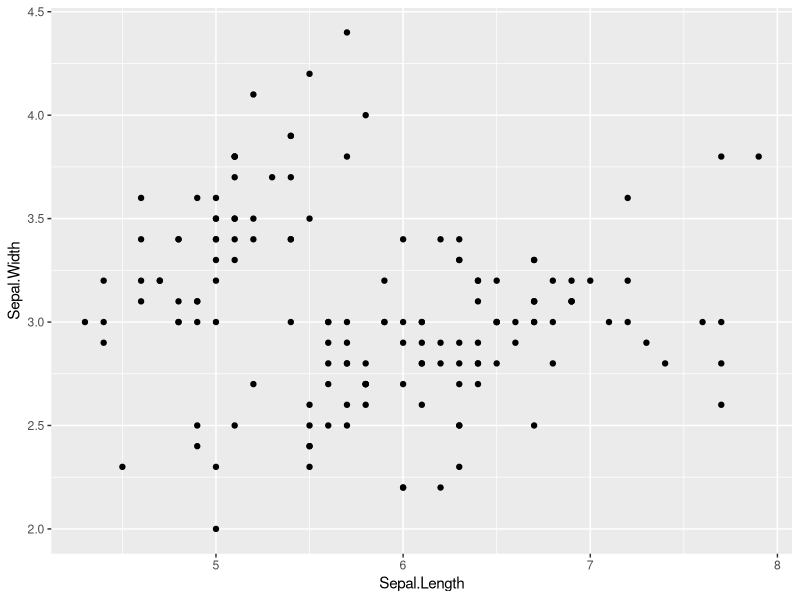
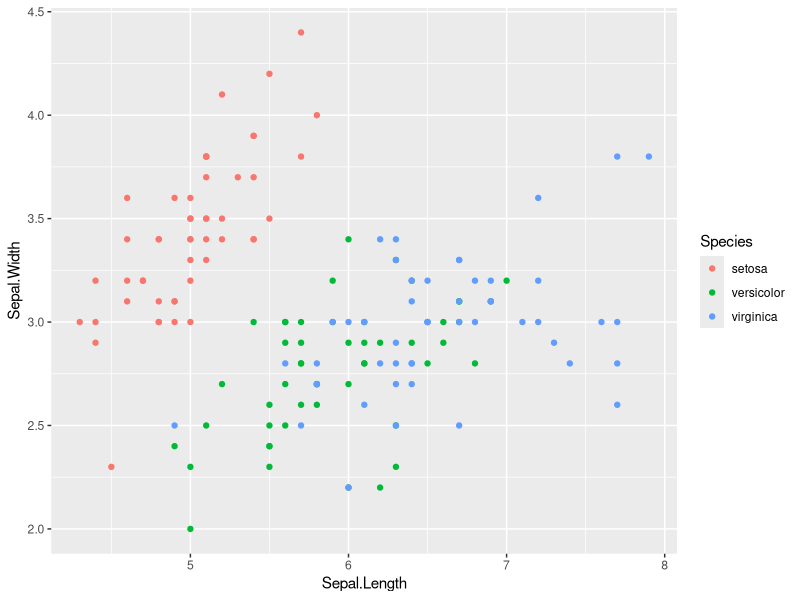
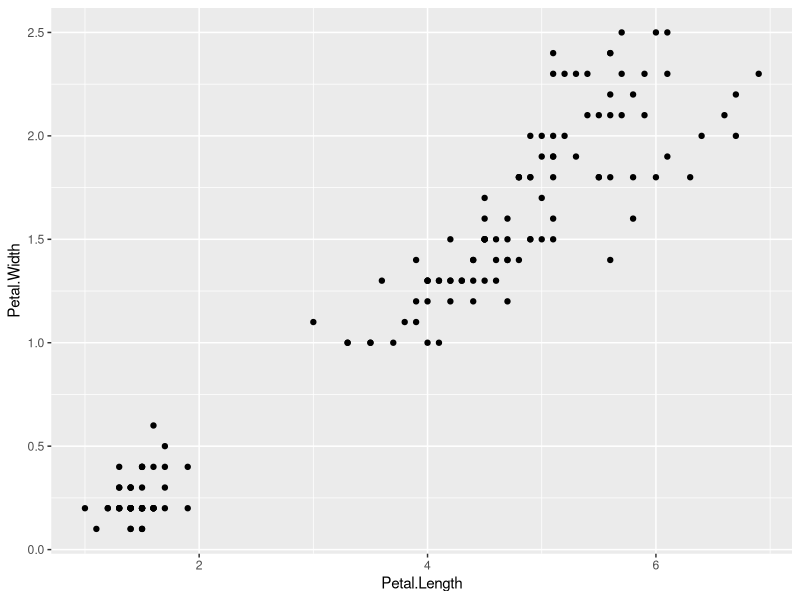
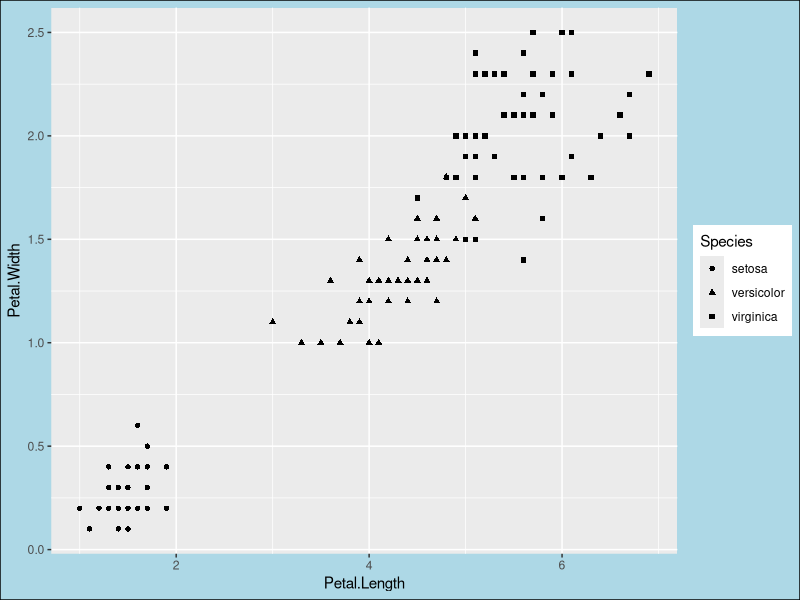
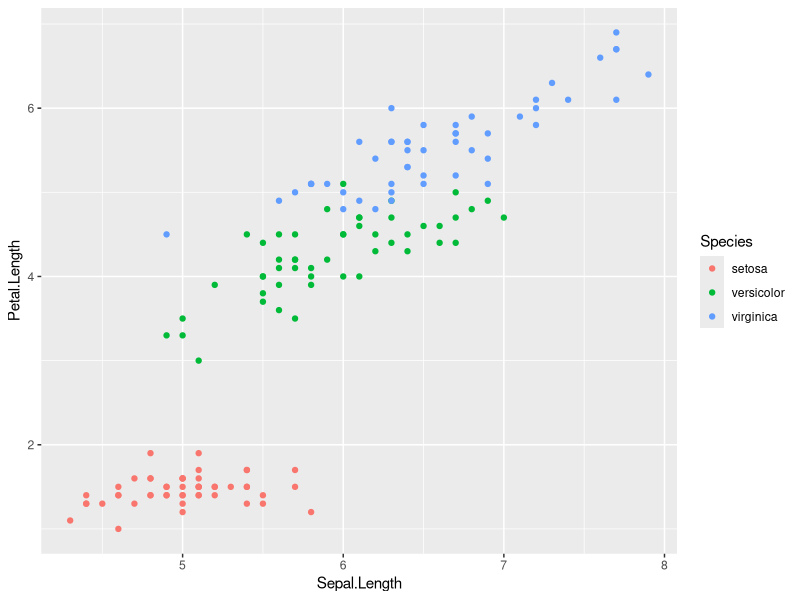
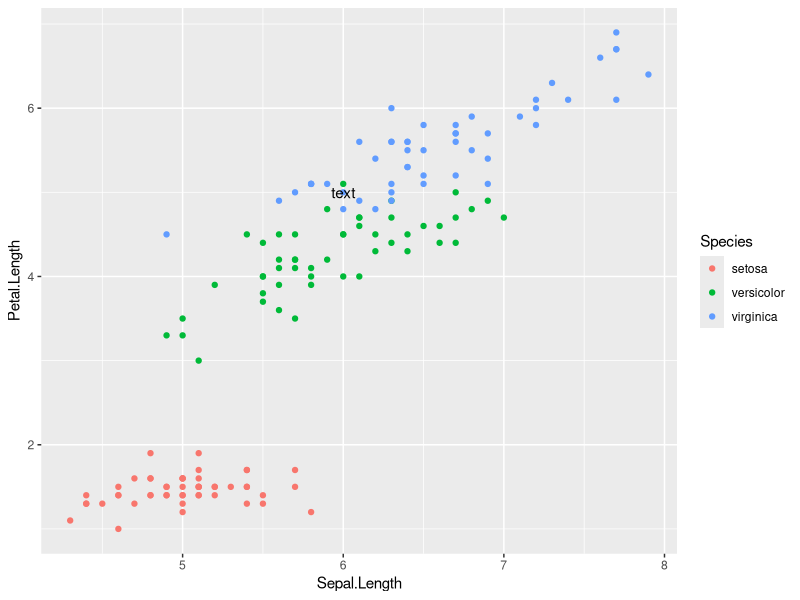
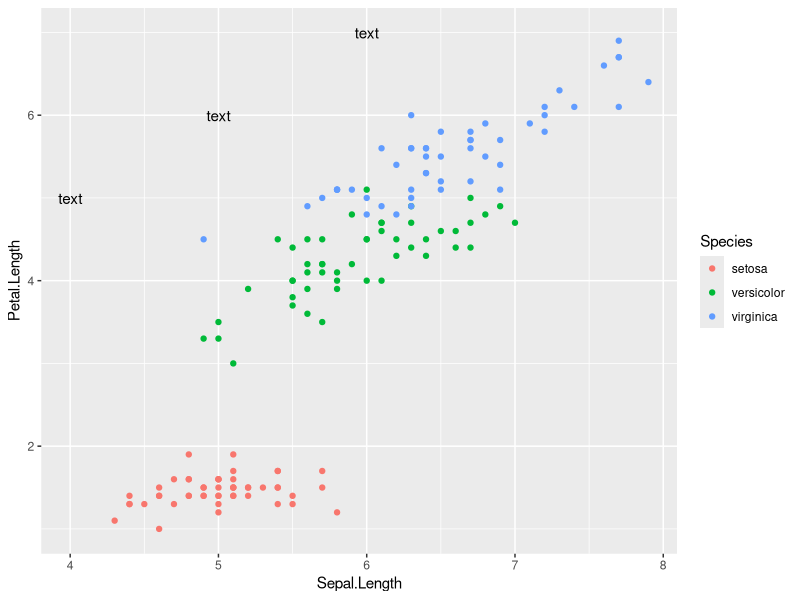
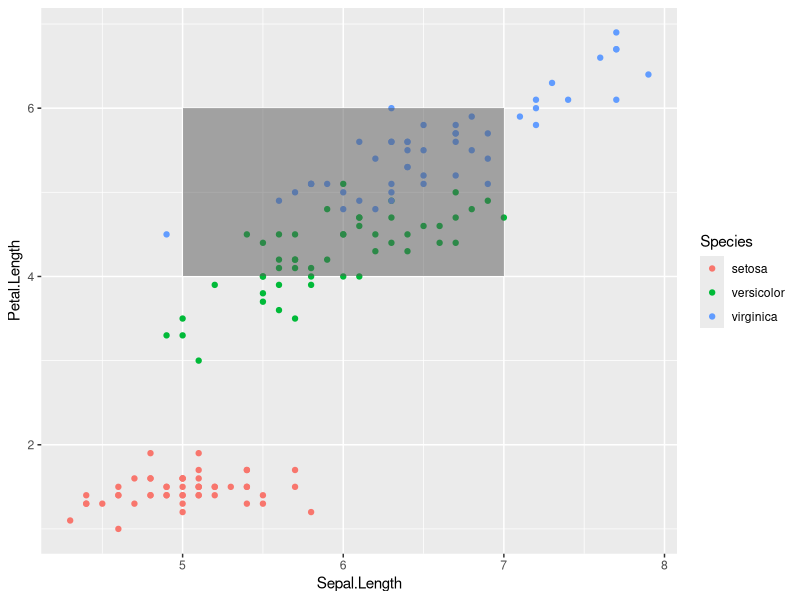

R code for these plots, in order: (Note: this script raises an error after producing the figures.)
## ---- chunk 1
knitr::opts_chunk$set(echo = TRUE)
## ---- chunk 2
# Loading data
data(iris)
newdata <- iris
str(newdata)
## ---- chunk 3
# Loading package
library(ggplot2)

# Creating a satterplot for two variables 'Sepal.Length' and 'Sepal.Width'
# Write your anwser here
ggplot(data = newdata, mapping = aes(x = Sepal.Length, y = Sepal.Width)) + geom_point()
## ---- chunk 4
# Adding another variable 'Species' and indicate 'Species' using color 
# Write your anwser here
ggplot(data = newdata, mapping = aes(x = Sepal.Length, y = Sepal.Width, col = Species)) + geom_point()
## ---- chunk 5
# Creating a satterplot for two variables 'Petal.Length' and 'Petal.Width'
# Write your answer here
ggplot(data = newdata, mapping = aes(x = Petal.Length, y = Petal.Width)) + geom_point()
## ---- chunk 6
# Adding another variable 'Species' and indicate 'Species' using color 
# Write your answer here
ggplot(data = newdata, mapping = aes(x = Petal.Length, y = Petal.Width, shape = Species)) + geom_point() + theme(plot.background = element_rect(fill = "lightblue", colour = "black"))
## ---- chunk 7
# Load ggplot
library(ggplot2)

# Read in dataset
data(iris)
p <- ggplot(iris, aes(Sepal.Length, Petal.Length, colour=Species)) + geom_point()
p
## ---- chunk 8
# add text
p + annotate("text", x = 6, y = 5, label = "text")
## ---- chunk 9
# add repeat
p + annotate("text", x = 4:6, y = 5:7, label = "text")
## ---- chunk 10
# highlight an area
p + annotate("rect", xmin = 5, xmax = 7, ymin = 4, ymax = 6, alpha = .5)
## ---- chunk 11
# segment
p + annotate("segment", x = 5, xend = 7, y = 4, yend = 5, colour = "black")
## ---- chunk 12
# Load ggplot
library(ggplot2)
# Read in dataset
data(iris)

p <- ggplot(iris, aes(Sepal.Length, Petal.Length, colour=Species)) + geom_point()
p
## ---- chunk 13
# Remove Legend
p + theme(legend.position="none")
## ---- chunk 14
# Hide the legend title
p + theme(legend.title=element_blank())
## ---- chunk 15
# Write your answer here
p <- ggplot(iris, aes(Sepal.Length, Petal.Length, colour=Species)) + geom_point()
p + theme(legend.position = "top")
## ---- chunk 16
# Change the legend title and text font styles
# legend title
p + theme(legend.title = element_text(colour = "blue", size = 10, face = "bold"))
## ---- chunk 17
# Write your answer here
p <- ggplot(iris, aes(Sepal.Length, Petal.Length, colour=Species)) + geom_point()
p + theme(legend.text = element_text(colour = "red", face = "italic"))
## ---- chunk 18
# Change Legend Title using guides() Function
p + guides(color=guide_legend(title="Iris species"))

## ---- chunk 19
# Default plot
p <- ggplot(iris, aes(Sepal.Length, Petal.Length, colour=Species)) + geom_point()
p
## ---- chunk 20
# Modify main titles
p + ggtitle("main title") +
  xlab("x axis") + ylab("y axis")
# Or
# Change plot titles using the function labs() 
p +labs(title="Change main title",
        x ="change x axis", y = "change y axis")
## ---- chunk 21
# Default plot
p <- ggplot(iris, aes(Sepal.Length, Petal.Length, colour=Species)) + geom_point()
# write your answer here
p + ggtitle("Petal.length (cm)") +
  xlab("Sepal.length (cm)") +
  ylab("Petal.length (cm)") +
  theme(
    plot.title = element_text(colour = "blue"), # change plot title (TODO: change font family)
    axis.title = element_text(colour = "dodgerblue", face = "italic"),
  )

## ---- chunk 22
# Basic Scatter Plot
ggplot(iris, aes(Sepal.Length, Petal.Length)) + geom_point()
## ---- chunk 23
# Change the shape of points
ggplot(iris, aes(Sepal.Length, Petal.Length)) + geom_point(shape=1)
## ---- chunk 24
ggplot(iris, aes(Sepal.Length, Petal.Length, color = Species)) + geom_point(shape=1)
## ---- chunk 25
# write your answer here
ggplot(iris, aes(Sepal.Length, Petal.Length, color = Species)) +
  geom_point(shape=1) +
  geom_smooth(method = "lm")
## ---- chunk 26
# write your answer here
ggplot(iris, aes(Sepal.Length, Petal.Length, color = Species)) +
  geom_point(shape=1) +
  geom_smooth(method = "lm", se=FALSE)
## ---- chunk 27
ggplot(mpg, aes(cyl, hwy)) + geom_point() + geom_jitter(aes(colour = class))
# Try the following code and see the difference.
# ggplot(mpg, aes(cyl, hwy, color = class)) + geom_point()
## ---- chunk 28
knitr::include_graphics("./formula_exercise.png")
## ---- chunk 29
# Statistics layer
library(ggplot2)
p <- ggplot(data = mtcars, 
       mapping = aes(x = hp, y = mpg)) +
  geom_point() + 
  stat_smooth(method = lm, formula = y~x, col = "red", cex = 1)

# write your answers here
lm_eqn <- function(df, yvar, xvar){
    formula_str <- paste(yvar, " ~ ", xvar)
    m <- lm(formula_str, data=df);
    eq <- substitute(italic(y) == a + b %.% italic(x)*","~~italic(r)^2~"="~r2,
         list(a = format(unname(coef(m)[1]), digits = 2),
              b = format(unname(coef(m)[2]), digits = 2),
             r2 = format(summary(m)$r.squared, digits = 3)))
    as.character(as.expression(eq));
}

p + geom_text(x = 300, y = 30, label = lm_eqn(mtcars, "mpg", "hp"), parse = TRUE)

